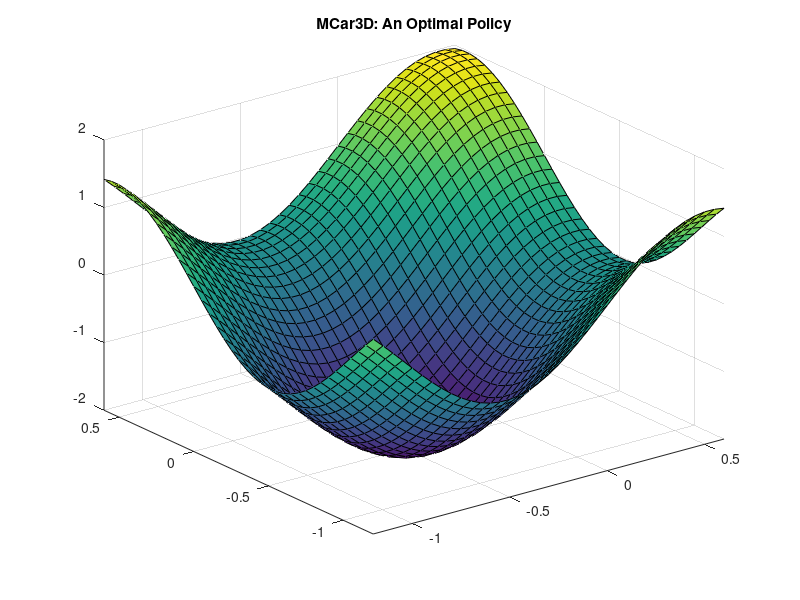

Here is the MATLAB script that generated this plot:
% Visualize RLLib
% @author Sam Abeyruwan

clear all;
close all;

V = load('valueFunction.txt');
E = load('continuousGridworld.txt');
P = load('continuousGridworldPath.txt');
if 0,
figure;
imagesc(fliplr(V)');
title('Off-PAC Critic Value Function: MCar2D');
colorbar;

%figure;
%mesh(V)
end

if 0,

figure;
%subplot(1, 2, 1);
imagesc(fliplr(E)');
title('ContinuousGridworld');
axis square
colorbar;

figure;
%plot(P(:,1)*10, P(:, 2)*10, '-r', 'LineWidth', 1);
%subplot(1, 2, 2);
m = P(:, 1);
index = find(m == 2.0); % this is not good thing to do
hold on;
for i = 1 : size(index, 1) - 1
   plot(P((index(i) : index(i+1)-1), 1)*10, P((index(i) : index(i+1)-1), 2)*10, '-r', 'LineWidth', 1); 
end
title({'Off-PAC ContinuousGridworld Learned Paths', '(Avg: 37.15, (+- 95%): 0.16)'});
axis square
hold off
end
% Pendulum
S = load('swingPendulum.txt');

if 0,
numFrames = size(S, 1);
figure(1);
M = moviein(numFrames);
set(gca,'NextPlot','replacechildren');
pause;
pause(3);
for i = 1 : numFrames
   h = plot([0,sind(S(i, 1))], [0, cosd(S(i,1))], '-b', ...
                 sind(S(i, 1)), cosd(S(i,1)), '-mo',...
                'LineWidth',2,...
                'MarkerEdgeColor','k',...
                'MarkerFaceColor',[.49 1 .63],...
                'MarkerSize',10);
   axis([-2, 2, -1.5, 1.5]);
   title({['SwingPendulum step=',num2str(i)],'Behavior Policy (b)', 'Actions Selected from a Uniform Distribuation'});
   pause(0.01);
   M(:, i) = getframe;
   delete(h)
end
end

%mpgwrite(M, jet, 'movie.mpg');

% reward
if 0,
figure;
plot(S((1:400), 2), '-'); 
axis([0, 400, -1, 1]);
title('SwingPendulum rewards');
end

if 0,
   u = load('mcar.txt');
   x = (-1.2:0.1:0.6);
   figure;
   pause;
   pause(3);
   for i = 1 : size(u, 1)
      h = plot(x, sin(3*x), '-b', ...
               u(i), sin(3*u(i)), '-mo',...
                'LineWidth',2,...
                'MarkerEdgeColor','k',...
                'MarkerFaceColor',[.49 1 .63],...
                'MarkerSize',10); 
     axis([-1.2, 0.6, -1, 1]);
     %title({'An Optimal Policy MCar2D', '(Avg: 111.7, (+- 95%): 0.12)'});
     title({'MCar2D','Behavior Policy (b)', 'Actions Selected from a Uniform Distribuation'});
     pause(0.005);
     delete(h);
   end
   
end

if 1,
    h = figure(1);
   M = load('mcar3D.txt');
   x = (-1.2:0.05:0.6);
   [X, Y] = meshgrid(x, x);
   Z = sin(3 * X) + sin(3 * Y);   
   view([30 50]);
   surf(X, Y, Z);
   pause;
   pause(20);
   hold on;   
   for k = 1 : size(M, 1)
       h2 = plot3(M(k, 1), M(k,2),(sin(3*M(k, 1))+sin(3*M(k, 2))), ...
                 '-mo',...
                 'LineWidth',2,...
                 'MarkerEdgeColor','k',...
                 'MarkerFaceColor',[.49 1 .63],...
                 'MarkerSize',10);    
             axis([-1.2, 0.6, -1.2, 0.6, -2, 2]);
             title('MCar3D: An Optimal Policy');
             pause(0.1);
             delete(h2);
   end
   hold off;
%    for x1 = -1 : 0.1 : 1
%        for x2 = -1: 0.1: 1           
%            h2= plot3(x1,x2,(sin(3*x1)+sin(3*x2)), '-mo',...
%                 'LineWidth',2,...
%                 'MarkerEdgeColor','k',...
%                 'MarkerFaceColor',[.49 1 .63],...
%                 'MarkerSize',10);            
%             pause(0.1);
%             delete(h2);
%        end
%    end
end
